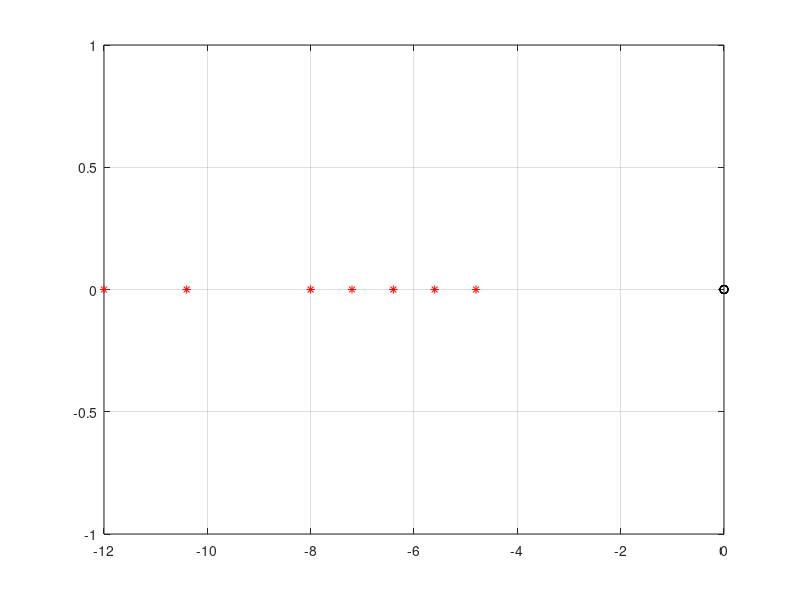

MATLAB code to generate this figure: (Note: this script raises an error after producing the figure.)
% clear

Ix = 0.1676;    % kg m2
Iy = 0.1676;    % kg m2
Iz = 0.29743;   % kg m2
m = 2.356;% [kg]
n_=7; %state variables  [phi theta psi w p q r]
m_=4; %control channels [Thrust rollMoment pitchMoment yawMoment]
A = [0 0 0 0 1 0 0
     0 0 0 0 0 1 0
     0 0 0 0 0 0 1
     0 0 0 0 0 0 0
     0 0 0 0 0 0 0
     0 0 0 0 0 0 0
     0 0 0 0 0 0 0];

B = [0 0 0 0
     0 0 0 0
     0 0 0 0
  -1/m 0 0 0
     0 1/Ix 0 0
     0 0 1/Iy 0
     0 0 0 1/Iz];

C = [1 0 0 0 0 0 0
     0 1 0 0 0 0 0
     0 0 1 0 0 0 0
     0 0 0 1 0 0 0];

EIG_A =eig(A)
pole_TARGET=EIG_A-[1 .8 .9 .7 .6 1.5 1.3]'*8;
% pole_TARGET=EIG_A-[1 .8 .9 .7 .6 1.5 1.3]'*4;
% pole_TARGET=EIG_A-[1 .8 .9 .7 .6 1.5 1.3]'*1
% pole_TARGET=EIG_A-[1 .8 .9 .7 .6 1.5 1.3]'*2
K_PP=place(A,B,pole_TARGET);
omega0 = eye(m_);

Am = A-B*K_PP;
Bm = B;

plot(real(eig(Am)),imag(eig(Am)),'*r'),hold on,grid on
plot(real(eig(A)),imag(eig(A)),'ok');
7*4
Bum = [1 0 0
       0 1 0
       0 0 1
       0 0 0
       0 0 0
       0 0 0
       0 0 0 ];
rank([Bm Bum])

   Kg= -(C*Am^-1*Bm)^-1


x0 =zeros(1,n_)'+.1*randn(n_,1)
Ksp = -eye(size(Am))*0;
omega0 = eye(m_);
omega_true = omega0;%+0.2*randn(size(omega0));
Ts = 0.01

% K_rope = 50;
%% Hard stuff

s = tf('s')
D = .5*s/(0.1*s+1)/s;
% D = (.1*s+1)/(1*s+1)/s;
% D = (.1*s+1)/(1*s+1)/(.2*s+1);
% D = 1/s*(s/(0.1*s+1))
% D = (s+1)/(.1*s+1)/s
% D = s/(1*s+1)^2
D = 1/s
% D = 1/(.5*s+1)/s
numD = cell2mat(D.Numerator);
denD = cell2mat(D.Denominator);
% D = D*eye(4);

K = 10*eye(m_);
K = 80*eye(m_);
K = 180*eye(m_);
Hm = C*((s*eye(size(Am))-Am)\Bm);
Hum = C*((s*eye(size(Am))-Am)\Bum);

inv_Hm = inv(Hm);
TF_eta2m = D*(Hm\Hum);

NUM_TF_eta2m_11 = cell2mat(TF_eta2m.Numerator(1,1)); DEN_TF_eta2m_11 = cell2mat(TF_eta2m.Denominator(1,1));
NUM_TF_eta2m_12 = cell2mat(TF_eta2m.Numerator(1,2)); DEN_TF_eta2m_12 = cell2mat(TF_eta2m.Denominator(1,2));
NUM_TF_eta2m_13 = cell2mat(TF_eta2m.Numerator(1,3)); DEN_TF_eta2m_13 = cell2mat(TF_eta2m.Denominator(1,3));
% NUM_TF_eta2m_14 = cell2mat(TF_eta2m.Numerator(1,4)); DEN_TF_eta2m_14 = cell2mat(TF_eta2m.Denominator(1,4));

NUM_TF_eta2m_21 = cell2mat(TF_eta2m.Numerator(2,1)); DEN_TF_eta2m_21 = cell2mat(TF_eta2m.Denominator(2,1));
NUM_TF_eta2m_22 = cell2mat(TF_eta2m.Numerator(2,2)); DEN_TF_eta2m_22 = cell2mat(TF_eta2m.Denominator(2,2));
NUM_TF_eta2m_23 = cell2mat(TF_eta2m.Numerator(2,3)); DEN_TF_eta2m_23 = cell2mat(TF_eta2m.Denominator(2,3));
% NUM_TF_eta2m_24 = cell2mat(TF_eta2m.Numerator(2,4)); DEN_TF_eta2m_24 = cell2mat(TF_eta2m.Denominator(2,4));

NUM_TF_eta2m_31 = cell2mat(TF_eta2m.Numerator(3,1)); DEN_TF_eta2m_31 = cell2mat(TF_eta2m.Denominator(3,1));
NUM_TF_eta2m_32 = cell2mat(TF_eta2m.Numerator(3,2)); DEN_TF_eta2m_32 = cell2mat(TF_eta2m.Denominator(3,2));
NUM_TF_eta2m_33 = cell2mat(TF_eta2m.Numerator(3,3)); DEN_TF_eta2m_33 = cell2mat(TF_eta2m.Denominator(3,3));
% NUM_TF_eta2m_34 = cell2mat(TF_eta2m.Numerator(3,4)); DEN_TF_eta2m_34 = cell2mat(TF_eta2m.Denominator(3,4));

NUM_TF_eta2m_41 = cell2mat(TF_eta2m.Numerator(4,1)); DEN_TF_eta2m_41 = cell2mat(TF_eta2m.Denominator(4,1));
NUM_TF_eta2m_42 = cell2mat(TF_eta2m.Numerator(4,2)); DEN_TF_eta2m_42 = cell2mat(TF_eta2m.Denominator(4,2));
NUM_TF_eta2m_43 = cell2mat(TF_eta2m.Numerator(4,3)); DEN_TF_eta2m_43 = cell2mat(TF_eta2m.Denominator(4,3));
% NUM_TF_eta2m_44 = cell2mat(TF_eta2m.Numerator(4,4)); DEN_TF_eta2m_44 = cell2mat(TF_eta2m.Denominator(4,4));

%% Some perturbation on the inertia matrices!!!
Ix = 0.1676*.7;    % kg m2
Iy = 0.1676*.4;    % kg m2
Iz = 0.29743*2;   % kg m2
m = 2.356;% [kg]
inertia =  diag([Ix,Iy,Iz])
LAMBDA_true = LAMBDA +0.005*randn(size(LAMBDA))*0
